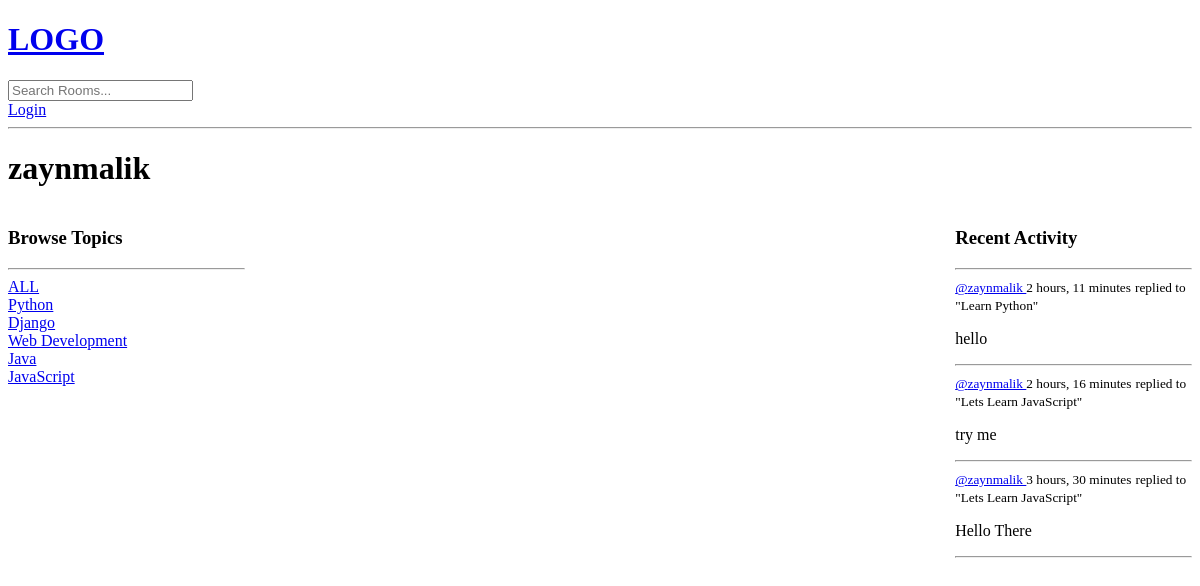
/profile/3, run on an earlier commit of the app's database.
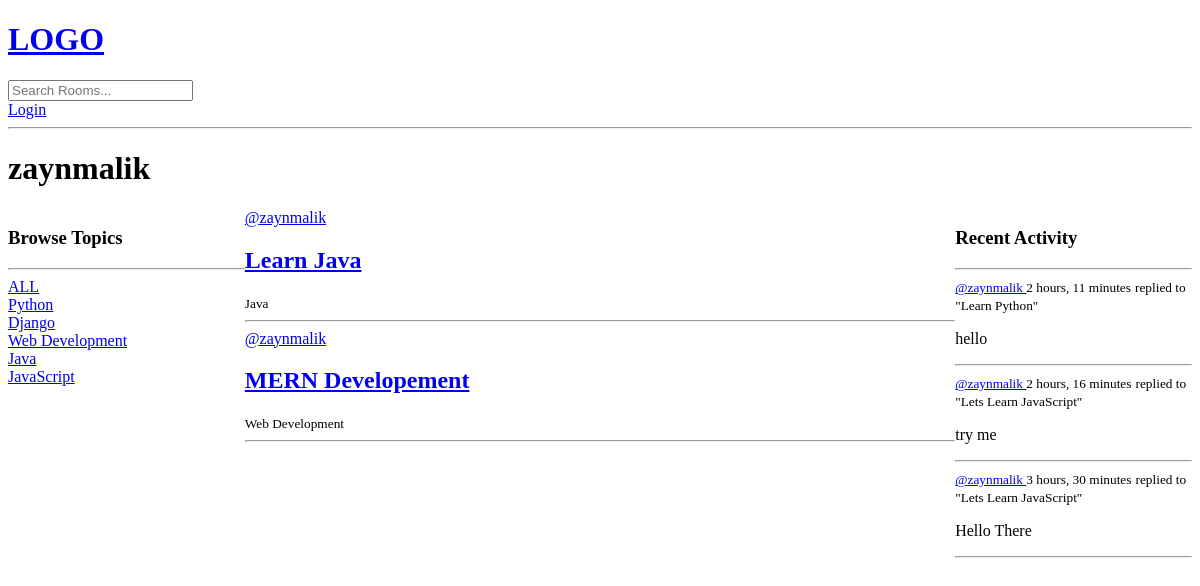
And on a later commit of the database.
### base/models.py (models this page shows, shortened)
class Topic(models.Model):
    name = models.CharField(max_length=200)

class Message(models.Model):
    user = models.ForeignKey(User, on_delete=models.CASCADE)
    room = models.ForeignKey(Room, on_delete=models.CASCADE)
    body = models.TextField()
    updated = models.DateTimeField(auto_now=True)
    created = models.DateTimeField(auto_now_add=True)
    class Meta:
        ordering = ['-updated', '-created']
    def __str__(self):
        return self.body[0:50]

class Room(models.Model):
    host = models.ForeignKey(User, on_delete=models.SET_NULL, null=True)
    topic = models.ForeignKey(Topic, on_delete=models.SET_NULL, null=True)
    name = models.CharField(max_length=200)
    description = models.TextField(null=True, blank=True)
    participants = models.ManyToManyField(User, related_name='participants', blank=True)
    updated = models.DateTimeField(auto_now=True)
    created = models.DateTimeField(auto_now_add=True)
    class Meta:
        ordering = ['-updated', '-created']
    def __str__(self):
        return self.name

### base/views.py (the view)
# urls.py: path('profile/<str:pk>', views.userProfile, name='user-profile'),
def userProfile(request, pk):
    user = User.objects.get(id=pk)
    rooms = user.room_set.all()
    room_messages = user.message_set.all()
    topics = Topic.objects.all()
    context = {'user': user, 'rooms': rooms,
               'room_messages': room_messages, 'topics': topics}
    return render(request, 'base/profile.html', context)

### base/templates/base/profile.html (shortened to what this page needs)
{% extends 'index.html' %}
{% block content %}
<h1>{{user.username}}</h1>
<div class="profile-container">
  <div>
    {% include 'base/topics_component.html' %}
  </div>
  <div>
    {% include 'base/feeds_component.html' %}
  </div>
  <div>
    {% include 'base/activity_component.html' %}
  </div>
</div>
{% endblock %}

### base/templates/base/topics_component.html
<h3>Browse Topics</h3>
<hr>
<div>
  <a href="{% url 'home' %}">ALL</a>
</div>
{% for topic in topics %}
<div>
  <a href="{% url 'home' %}?q={{topic.name}}">{{topic.name}}</a>
</div>
{% endfor %}

### base/templates/base/feeds_component.html (shortened to what this page needs)
<div>
  {% for room in rooms %}
  <div>
    <a href="{% url 'user-profile' room.id %}">@{{room.host.username}}</a>
    <h2><a href="{% url 'room' room.id %}">{{room.name}}</h2></a>
    <small>{{room.topic.name}}</small>
    <hr>
  </div>
  {% endfor %}
</div>

### base/templates/base/activity_component.html (shortened to what this page needs)
<h3>Recent Activity</h3>
<hr>
{% for message in room_messages %}
<div>
  <small><a href="{% url 'user-profile' message.user.id %}">@{{message.user}} </a> {{message.created|timesince}}</small>
  <small>replied to "{{message.room}}"</small>
  <p>{{message}}</p>
  <hr>
</div>
{% endfor %}

What changed in the data, as far as the page shows it:
now on this page (row edited): Room: host.username "zaynmalik", name "Learn Java", topic.name "Java"
added Room: host.username "zaynmalik", name "MERN Developement", topic.name "Web Development"
